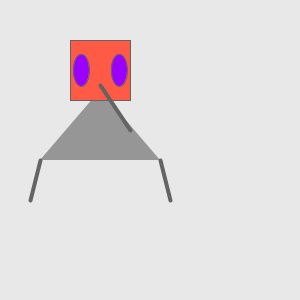
Frame 1 (no input)
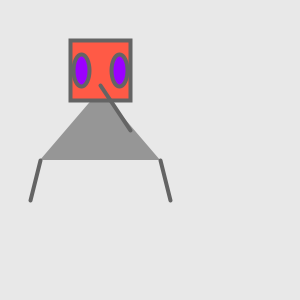
Frame 60 (the mouse pressed at the canvas centre just before this capture)
Frame 120 (the mouse held since frame 60 and released just before this capture): identical to frame 60, image omitted

The Processing sketch that drew these frames (run headless with seeded random() and noise(); from frame 60 on, the mouse is pressed at the canvas centre):

// Processing sketch: day_7
// ── day_7.pde
void setup(){
  size(300,300);
}

void draw(){
 background(232);
  
  
  ellipseMode(CENTER);
  rectMode(CENTER);
  translate(100,100);
  
  //body
  stroke(300);
  fill(150);
  triangle(0,-10, 60, 60, -60, 60);
  
  //head
  stroke(100);
  fill(355,90,70);
  rect(0,-30,60,60);
  //quad(30, 31, 86, 20, 69, 63, 30, 76);
  
  //eyes
  //background(265;
  fill(155,0,289);
  ellipse(-19,-30,16,32);
  ellipse(19,-30,16,32);
  
  //legs
  strokeWeight(4);
  line(-60,60,-70, 100);
  line(60,60,70,100);
  
  //arms
  line(0,-15,30,30);
}
